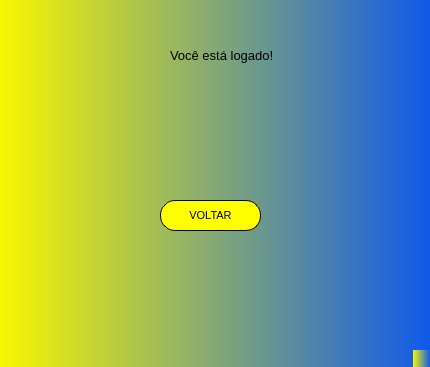
<?xml version="1.0" encoding="UTF-8"?>
<ui version="4.0">
 <class>MainWindow</class>
 <widget class="QMainWindow" name="MainWindow">
  <property name="geometry">
   <rect>
    <x>0</x>
    <y>0</y>
    <width>430</width>
    <height>367</height>
   </rect>
  </property>
  <property name="windowTitle">
   <string>MainWindow</string>
  </property>
  <property name="styleSheet">
   <string notr="true">background-color: qlineargradient(spread:pad, x1:0, y1:0, x2:1, y2:0, stop:0 rgba(248, 247, 0, 255), stop:1 rgba(16, 89, 234, 255));</string>
  </property>
  <widget class="QWidget" name="centralwidget">
   <widget class="QLabel" name="label">
    <property name="geometry">
     <rect>
      <x>170</x>
      <y>30</y>
      <width>151</width>
      <height>51</height>
     </rect>
    </property>
    <property name="font">
     <font>
      <pointsize>10</pointsize>
     </font>
    </property>
    <property name="styleSheet">
     <string notr="true">background: transparent;
</string>
    </property>
    <property name="text">
     <string>Você está logado!</string>
    </property>
   </widget>
   <widget class="QPushButton" name="pushButton">
    <property name="geometry">
     <rect>
      <x>160</x>
      <y>200</y>
      <width>101</width>
      <height>31</height>
     </rect>
    </property>
    <property name="font">
     <font>
      <family>MS Shell Dlg 2</family>
      <pointsize>8</pointsize>
      <weight>9</weight>
      <italic>false</italic>
      <bold>false</bold>
     </font>
    </property>
    <property name="styleSheet">
     <string notr="true">border-color: rgb(0, 0, 0);
color: rgb(0, 0, 0);
font: 75 8pt &quot;MS Shell Dlg 2&quot;;
background-color: rgb(255, 255, 0);
border-radius: 15px;
border-style: outset;
border-width: 1px;</string>
    </property>
    <property name="text">
     <string>VOLTAR</string>
    </property>
   </widget>
  </widget>
  <widget class="QMenuBar" name="menubar">
   <property name="geometry">
    <rect>
     <x>0</x>
     <y>0</y>
     <width>430</width>
     <height>18</height>
    </rect>
   </property>
  </widget>
  <widget class="QStatusBar" name="statusbar"/>
 </widget>
 <resources/>
 <connections/>
</ui>
